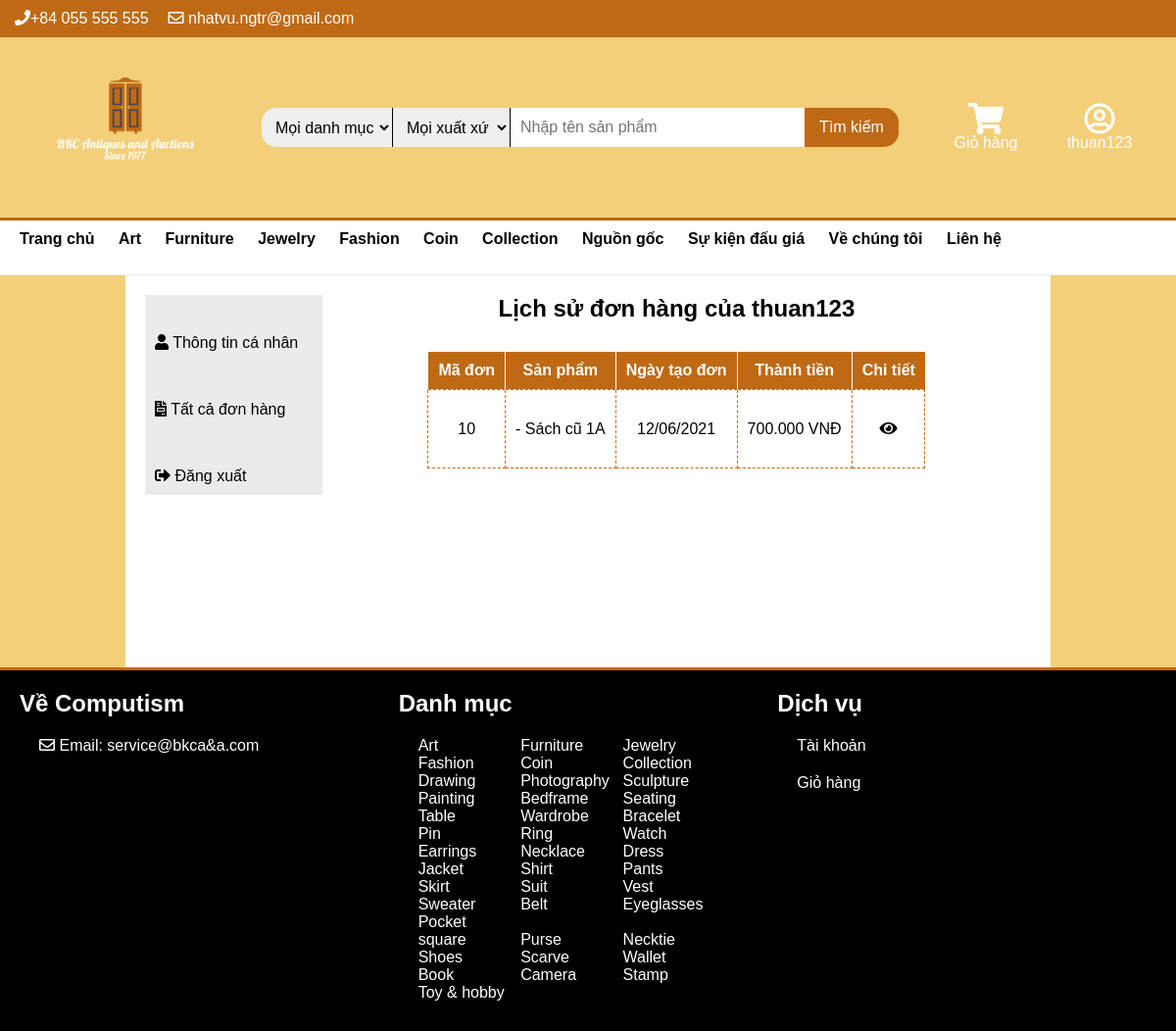
/Website_design_and_development/hoa_don.php (signed in), run on the app's committed database.
### tables this page shows
CREATE TABLE `danh_muc` (
  `id` int(11) NOT NULL,
  `parent_id` int(11) DEFAULT NULL,
  `ten_danh_muc` varchar(100) NOT NULL
);

CREATE TABLE `don_hang_chi_tiet` (
  `id_san_pham` int(11) NOT NULL,
  `id_don_hang` int(11) NOT NULL,
  `so_luong` int(11) NOT NULL,
  `thanh_tien` int(11) NOT NULL
);

CREATE TABLE `san_pham` (
  `id` int(11) NOT NULL,
  `ten` varchar(128) NOT NULL,
  `gia` int(11) NOT NULL,
  `gia_nhap` int(128) NOT NULL,
  `ngay_nhap` date NOT NULL,
  `bao_hanh` int(3) DEFAULT NULL,
  `hinh_anh` varchar(200) DEFAULT NULL,
  `id_danh_muc` int(11) NOT NULL,
  `id_hang` int(11) NOT NULL,
  `mo_ta` varchar(1000) DEFAULT NULL,
  `status` tinyint(1) NOT NULL
);

CREATE TABLE `don_hang` (
  `id_don_hang` int(11) NOT NULL,
  `id_khach_hang` int(11) DEFAULT NULL,
  `ngay_tao` datetime NOT NULL,
  `ten` varchar(100) NOT NULL COMMENT 'Tên người nhận',
  `sdt` varchar(13) NOT NULL COMMENT 'Số điện thoại người nhận',
  `email` varchar(100) DEFAULT NULL COMMENT 'Email người nhận, ko bắt buộc',
  `dia_chi` text NOT NULL COMMENT 'Địa chỉ người nhận',
  `ghi_chu` varchar(500) DEFAULT NULL
);

### Website_design_and_development/hoa_don.php (the view, shortened to what this page needs)
<!DOCTYPE html>
<html lang="en">
<head>
	<link rel="stylesheet" href="css/main.css">
    <link rel="stylesheet" href="webfonts/all.css">
</head>
<body style="background-color: #f3cf7a;">
    <?php require_once 'includes/header.php'; ?>
    <div class="container">
        <div class="account-holder">
            <div class="account-menu">
                <ul>
                    <li><a href="account.php"><i class="fas fa-user"></i> Thông tin cá nhân</a></li>
                    <li><a href="hoa_don.php"><i class="fas fa-file-invoice"></i> Tất cả đơn hàng</a></li>
                    <li><a href="sign_out.php"><i class="fas fa-sign-out-alt"></i> Đăng xuất</a></li>
                </ul>
            </div>
            <div class="invoice-info">
                <h2>Lịch sử đơn hàng của <?php echo $_SESSION['username']; ?></h2>
                <table cellspacing="0">
                    <tr>
                        <th>Mã đơn</th>
                        <th>Sản phẩm</th>
                        <th>Ngày tạo đơn</th>
                        <th>Thành tiền</th>
                        <th>Chi tiết</th>
                    </tr>
                    <?php
                        $id = $_SESSION['id'];
                        $sql = "SELECT dhct.*, dh.ngay_tao
                            FROM don_hang_chi_tiet dhct JOIN don_hang dh
                            ON dhct.id_don_hang = dh.id_don_hang
                            WHERE dh.id_khach_hang = $id
                            GROUP BY dh.id_don_hang;";
                        $result = mysqli_query($connect, $sql);
                        while($row = mysqli_fetch_assoc($result)){
                    ?>
                    <tr>
                        <td>
                            <?php echo $row['id_don_hang']; ?>
                        </td>
                        <td>
                            <?php
                                $id_don_hang = $row['id_don_hang'];
                                $sub_sql = "SELECT sp.ten
                                FROM san_pham sp JOIN don_hang_chi_tiet dhct
                                ON dhct.id_san_pham = sp.id
                                WHERE dhct.id_don_hang = $id_don_hang;";
                                $sub_result = mysqli_query($connect, $sub_sql);
                                while($sub_row = mysqli_fetch_assoc($sub_result)){
                                    echo "- " . $sub_row['ten'] . "<br>";
                                }
                            ?>
                        </td>
                        <td>
                            <?php $date=date_create($row['ngay_tao']); echo date_format($date,"d/m/Y"); ?>
                        </td>
                        <td>
                            <?php echo number_format($row['thanh_tien'], 0, ',', '.'); ?> VNĐ
                        </td>
                        <td>
                            <a href="hoa_don_chi_tiet.php?don_hang=<?php echo $row['id_don_hang']; ?>"><i class="fas fa-eye"></i></a>
                        </td>
                    </tr>
                    <?php
                        }
                    ?>
                </table>
            </div>
        </div>
    </div>
    <?php require_once 'includes/footer.php'; ?>
</body>
</html>

### Website_design_and_development/includes/header.php (shortened to what this page needs)
<?php
    require_once 'includes/connect.php';
?>
<header>
    <div id="top-header">
        <div class="container">
            <ul id="header-links">
                <li><i class="fas fa-phone"></i>+84 055 555 555</li>
                <li><i class="far fa-envelope"></i> nhatvu.ngtr@gmail.com</li>
            </ul>
        </div>
    </div>
    <div id="main-header">
        <div class="row">
            <div class="container">
                <div class="logo">
                    <a href="index.php">
                        <img width="120px" src="images/logo.png" alt="logo"/>
                    </a>
                </div>
                <form class="search-bar" action="find.php" method="GET">
                    <div class="search-cat">
                        <select name="cat">
                            <option value="">Mọi danh mục</option>
                        </select>
                    </div>
                    <div class="search-brand">
                        <select name="brand">
                            <option value="">Mọi xuất xứ</option>
                        </select>
                    </div>
                    <div class="search-pro">
                        <input type="text" placeholder="Nhập tên sản phẩm" name="name" />
                    </div>
                    <div class="search-btn">
                        <button type="submit">Tìm kiếm</button>
                    </div>
                </form>
                <div class="cart">
                    <a href="cart_detail.php">
                        <i class="fas fa-shopping-cart fa-2x"></i><br> Giỏ hàng
                    </a>
                </div>
                <div class="account-btn">
                    <?php
                        if (isset($_SESSION['username'])) {
                    ?>
                        <a href='account.php'>
                            <i class="far fa-user-circle fa-2x"></i>
                            <br>
                            <?php echo $_SESSION['username']; ?>
                        </a>
                    <?php
                        }
                    ?>
                </div>
            </div>
        </div>
            <ul class="nav-links">
                <div class="container">
                    <li><a href="index.php">Trang chủ</a></li>
                    <?php
                        $sql = "SELECT * FROM danh_muc WHERE parent_id IS NULL";
                        $result = mysqli_query($connect, $sql);
                        while ($row = mysqli_fetch_assoc($result)) {
                    ?>
                        <li><a href="find.php?cat=<?= $row['id']; ?>"><?= ucwords($row['ten_danh_muc']); ?></a>
                        </li>
                    <?php
                        }
                    ?>
                    <li>Nguồn gốc
                    </li>
                    <li><a href="event.php">Sự kiện đấu giá</a></li>
                    <li><a href="#">Về chúng tôi</a></li>
                    <li><a href="#">Liên hệ</a></li>
               </div>
            </ul>
    </div>
</header>

### Website_design_and_development/includes/footer.php
<footer>
    <div class="container">
        <div class="footer-about">
            <h2>Về Computism</h2>
            <p><i class="far fa-envelope"></i> Email: service@bkca&a.com</p>
        </div>
        <div class="footer-cat">
            <h2>Danh mục</h2>
            <p>
            <?php
                $sql = "SELECT * FROM danh_muc";
                $result = mysqli_query($connect, $sql);
                while($row = mysqli_fetch_assoc($result)){
            ?>
                <a href="find.php?cat=<?php echo $row['id']; ?>">
                    <?php echo $row['ten_danh_muc']; ?>
                </a>
            <?php
                }
            ?>
            </p>
        </div>
        <div class="footer-service">
            <h2>Dịch vụ</h2>
                <p>
                <?php
                    if (isset($_SESSION['username'])) {
                ?>
                    <a href='account.php'>
                        Tài khoản
                    </a>
                <?php
                    }else{
                ?>
                    <a href='sign.php'>
                        Tài khoản
                    </a>
                <?php
                    }
                ?></p>
            <a href="cart_detail.php"><p>Giỏ hàng</p></a>
        </div>
    </div>
</footer>

### Website_design_and_development/css/main.css (style rules this page uses)
* { margin: 0px; padding: 0px; -webkit-box-sizing: border-box; box-sizing: border-box; font-size: 100%; font-family: Arial, Helvetica, sans-serif; }
body { background-color: white; }
.container { padding-right: 10px; padding-left: 10px; margin-right: auto; margin-left: auto; max-width: 1300px; }
a { color: white; text-decoration: none; }
h2 { font-size: 1.5em; cursor: default; }
button { color: white; }
header { display: block; width: 100%; }
#top-header { color: white; background-color: #be6a15; width: 100%; min-height: 2rem; }
#top-header .container { display: -webkit-box; display: -ms-flexbox; display: flex; -ms-flex-wrap: wrap; flex-wrap: wrap; -ms-flex-pack: distribute; justify-content: space-around; padding: 5px; }
#header-links { -webkit-box-flex: 1; -ms-flex: 1 1 200px; flex: 1 1 200px; display: -webkit-box; display: -ms-flexbox; display: flex; -ms-flex-wrap: wrap; flex-wrap: wrap; width: 40%; }
#header-links li { list-style: none; padding: 5px 10px 5px 10px; }
.row { background-color: #f3cf7a; padding: 10px; width: 100%; min-height: 8rem; border-bottom: 3px solid #be6a15; }
.row .container { display: -webkit-box; display: -ms-flexbox; display: flex; -ms-flex-pack: distribute; justify-content: space-around; -ms-flex-wrap: wrap; flex-wrap: wrap; -webkit-box-align: center; -ms-flex-align: center; align-items: center; }
.logo { min-width: 200px; float: left; text-align: center; }
.logo img { height: 10em; width: 10em; }
.search-bar { -webkit-box-flex: 1; -ms-flex: 1 1 60%; flex: 1 1 60%; max-width: 60%; max-height: 50%; display: -webkit-box; display: -ms-flexbox; display: flex; -webkit-box-align: center; -ms-flex-align: center; align-items: center; -webkit-box-pack: center; -ms-flex-pack: center; justify-content: center; }
.search-cat select { padding-left: 10px; border: none; border-right: 0.1px solid black; border-radius: 15px 0px 0px 15px; min-width: 6rem; height: 2.5rem; outline: none; }
.search-brand select { padding-left: 10px; border: none; border-right: 0.1px solid black; min-width: 4rem; max-width: 7.5rem; height: 2.5rem; outline: none; }
.search-pro input[type="text"] { padding-left: 10px; border: none; width: 100%; min-width: 300px; max-width: 600px; height: 2.5rem; outline: none; }
.search-btn button { min-width: 6em; height: 2.5rem; color: white; background-color: #be6a15; border: none; border-radius: 0px 15px 15px 0px; font-size: 1rem; cursor: pointer; outline: none; }
.cart, .account-btn { display: inline-block; text-align: center; width: 100px; margin: 30px 0px; }
.nav-links { background-color: white; min-height: 7vh; border-bottom: 1px solid #ececec; -webkit-box-align: center; -ms-flex-align: center; align-items: center; font-weight: bold; }
.nav-links a { color: black; }
.nav-links li { position: relative; text-align: center; list-style: none; padding: 10px 10px 5px 10px; display: inline-table; }
footer { position: relative; bottom: 0px; border-top: 3px solid #be6a15; width: 100%; min-height: 200px; background-color: black; color: white; }
footer .container { display: -webkit-box; display: -ms-flexbox; display: flex; -ms-flex-wrap: wrap; flex-wrap: wrap; -webkit-box-pack: center; -ms-flex-pack: center; justify-content: center; padding: 20px; }
.footer-about, .footer-cat, .footer-service { -webkit-box-flex: 1; -ms-flex: 1; flex: 1; }
.footer-about h2, .footer-cat h2, .footer-service h2 { margin-bottom: 10px; }
.footer-about p, .footer-cat p, .footer-service p { padding: 10px 20px; }
.footer-cat a { display: inline-block; width: 100px; }
.account-holder { width: 80%; margin: auto; background-color: white; padding: 20px; min-height: 400px; text-align: center; -webkit-box-align: center; -ms-flex-align: center; align-items: center; }
.account-menu { background-color: #ebebeb; display: block; float: left; width: 20%; height: 100%; text-align: left; }
.account-menu ul { list-style: none; }
.account-menu li { padding: 40px 10px 10px; }
.account-menu a { color: black; }
.invoice-info { display: inline-block; width: 70%; height: 100%; }
.invoice-info table { position: relative; margin: 30px auto; border-collapse: collapse; }
.invoice-info th { position: -webkit-sticky; position: sticky; top: 0px; max-width: 250px; border-left: 1px solid white; padding: 10px; background-color: #be6a15; color: white; }
.invoice-info td { max-width: 250px; border: 1px dashed #be6a15; padding: 10px; height: 80px; }
.invoice-info td:nth-child(2) { text-align: left; }
.invoice-info a { color: black; }

### data on the page
danh_muc: ten_danh_muc "Art"
danh_muc: ten_danh_muc "Furniture"
danh_muc: ten_danh_muc "Jewelry"
danh_muc: ten_danh_muc "Fashion"
danh_muc: ten_danh_muc "Coin"
danh_muc: ten_danh_muc "Collection"
don_hang_chi_tiet: id_don_hang "10", id_don_hang.ngay_tao "12/06/2021", thanh_tien "700.000"
san_pham: ten "Sách cũ 1A"
danh_muc: ten_danh_muc "Drawing"
danh_muc: ten_danh_muc "Photography"
danh_muc: ten_danh_muc "Sculpture"
danh_muc: ten_danh_muc "Painting"
danh_muc: ten_danh_muc "Bedframe"
danh_muc: ten_danh_muc "Seating"
danh_muc: ten_danh_muc "Table"
danh_muc: ten_danh_muc "Wardrobe"
danh_muc: ten_danh_muc "Bracelet"
danh_muc: ten_danh_muc "Pin"
danh_muc: ten_danh_muc "Ring"
danh_muc: ten_danh_muc "Watch"
danh_muc: ten_danh_muc "Earrings"
danh_muc: ten_danh_muc "Necklace"
danh_muc: ten_danh_muc "Dress"
danh_muc: ten_danh_muc "Jacket"
danh_muc: ten_danh_muc "Shirt"
danh_muc: ten_danh_muc "Pants"
danh_muc: ten_danh_muc "Skirt"
danh_muc: ten_danh_muc "Suit"
danh_muc: ten_danh_muc "Vest"
danh_muc: ten_danh_muc "Sweater"
danh_muc: ten_danh_muc "Belt"
danh_muc: ten_danh_muc "Eyeglasses"
danh_muc: ten_danh_muc "Pocket square"
danh_muc: ten_danh_muc "Purse"
danh_muc: ten_danh_muc "Necktie"
danh_muc: ten_danh_muc "Shoes"
danh_muc: ten_danh_muc "Scarve"
danh_muc: ten_danh_muc "Wallet"
danh_muc: ten_danh_muc "Book"
danh_muc: ten_danh_muc "Camera"
danh_muc: ten_danh_muc "Stamp"
danh_muc: ten_danh_muc "Toy & hobby"

### other printed values
$_SESSION['username'] "thuan123"
